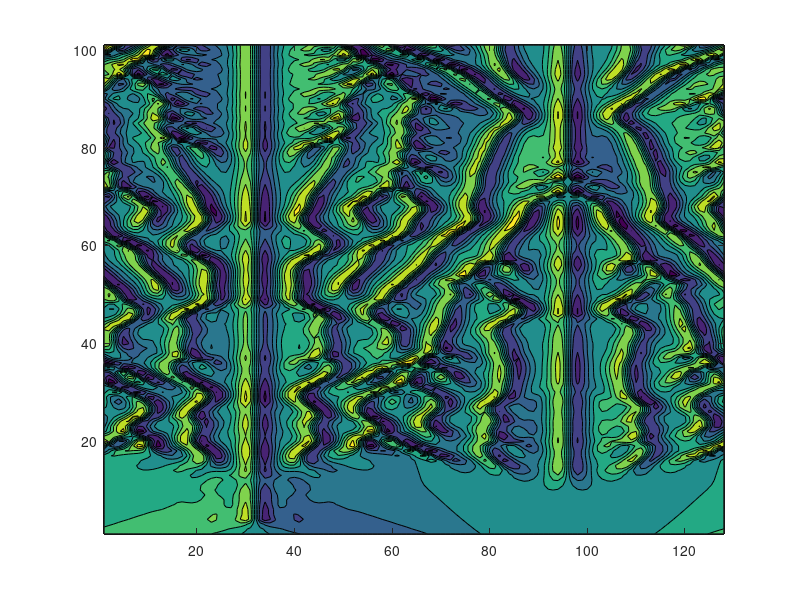

MATLAB code to generate this figure:
% Ssolution of Kuramoto-Sivashinsky equation by ETDRK4 scheme
%
% u_t = -u*u_x - u_xx - u_xxxx, periodic BCs on [0,32*pi]
% computation is based on v = fft(u), so linear term is diagonal
% compare p27.m in Trefethen, "Spectral Methods in MATLAB", SIAM 2000
% AK Kassam and LN Trefethen, July 2002
% [uu] = ETD_KassamTrefethen(M, h)
% N is the number of x-points, h is the time step length

%function [uu] = ETD_KT(N, h)


% Spatial grid and initial condition:
N = 2^7;
x = 32*pi*(1:N)'/N;
u = cos(x/16).*(1+sin(x/16));
v = fft(u);

% Precompute various ETDRK4 scalar quantities:
h = 0.01; % time step
k = [0:N/2-1 0 -N/2+1:-1]'/16; % wave numbers
L = k.^2 - k.^4; % Fourier multipliers
E = exp(h*L); E2 = exp(h*L/2);
M = 16; % no. of points for complex means
r = exp(1i*pi*((1:M)-.5)/M); % roots of unity
LR = h*L(:,ones(M,1)) + r(ones(N,1),:);
Q = h*real(mean( (exp(LR/2)-1)./LR ,2));
f1 = h*real(mean( (-4-LR+exp(LR).*(4-3*LR+LR.^2))./LR.^3 ,2));
f2 = h*real(mean( (2+LR+exp(LR).*(-2+LR))./LR.^3 ,2));
f3 = h*real(mean( (-4-3*LR-LR.^2+exp(LR).*(4-LR))./LR.^3 ,2));

% Main time-stepping loop:
uu = u; tt = 0;
tmax = 300; nmax = round(tmax/h); nplt = floor((tmax/100)/h);
g = -0.5i*k;
for n = 1:nmax
    t = n*h;
    Nv = g.*fft(real(ifft(v)).^2);
    a = E2.*v + Q.*Nv;
    Na = g.*fft(real(ifft(a)).^2);
    b = E2.*v + Q.*Na;
    Nb = g.*fft(real(ifft(b)).^2);
    c = E2.*a + Q.*(2*Nb-Nv);
    Nc = g.*fft(real(ifft(c)).^2);
    v = E.*v + Nv.*f1 + 2*(Na+Nb).*f2 + Nc.*f3;
    if mod(n,nplt)==0
        u = real(ifft(v));
        uu = [uu,u]; tt = [tt,t];
    end
end

% Plot results:
%figure()
% surf(tt,x,uu), shading interp, lighting phong, axis tight
% view([-90 90]), colormap(autumn); set(gca,'zlim',[-5 50])
% light('color',[1 1 0],'position',[-1,2,2])
% material([0.30 0.60 0.60 40.00 1.00]);
%mesh(uu')
% max(max(uu))
% min(min(uu))
figure
contourf(uu')